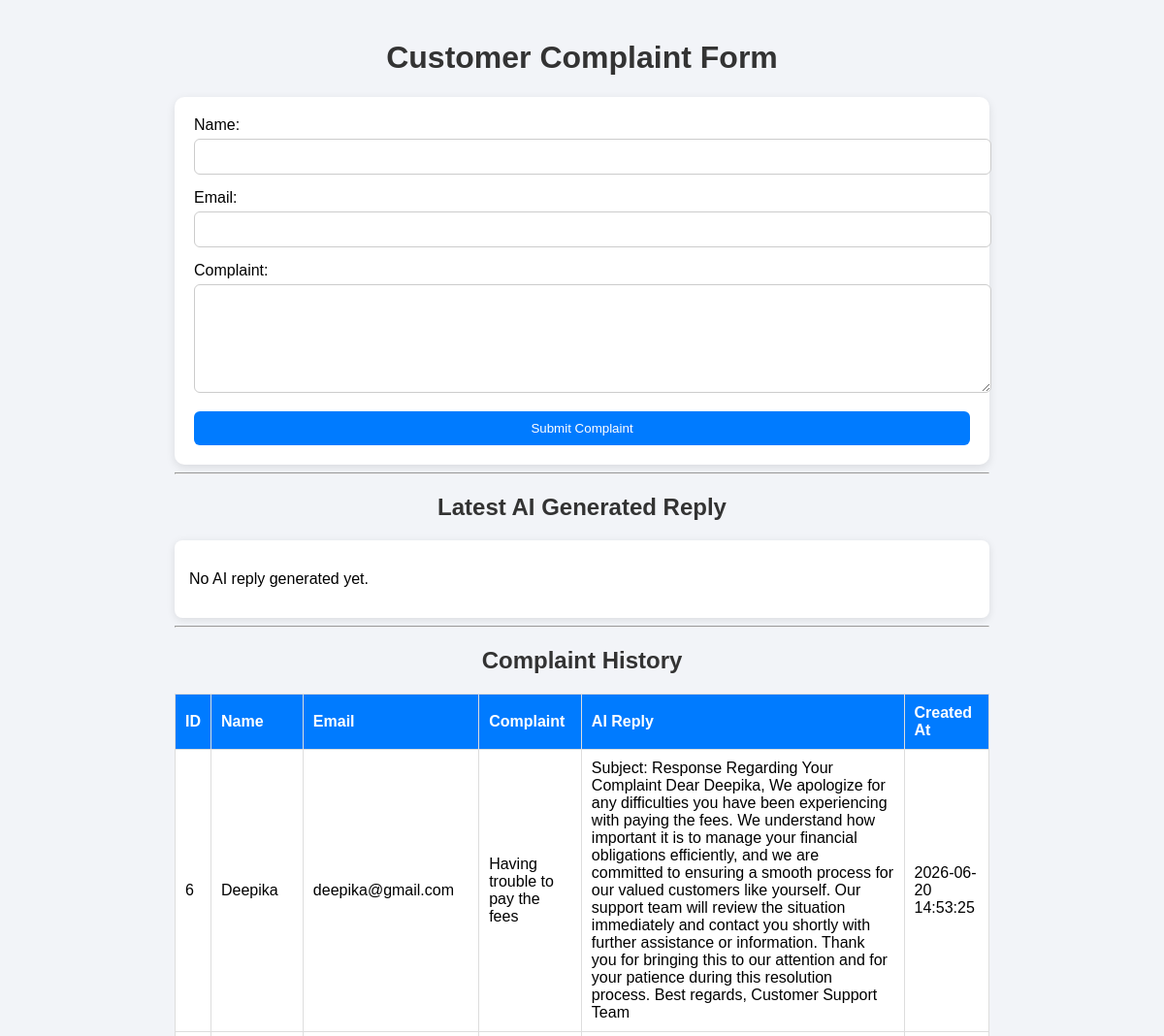
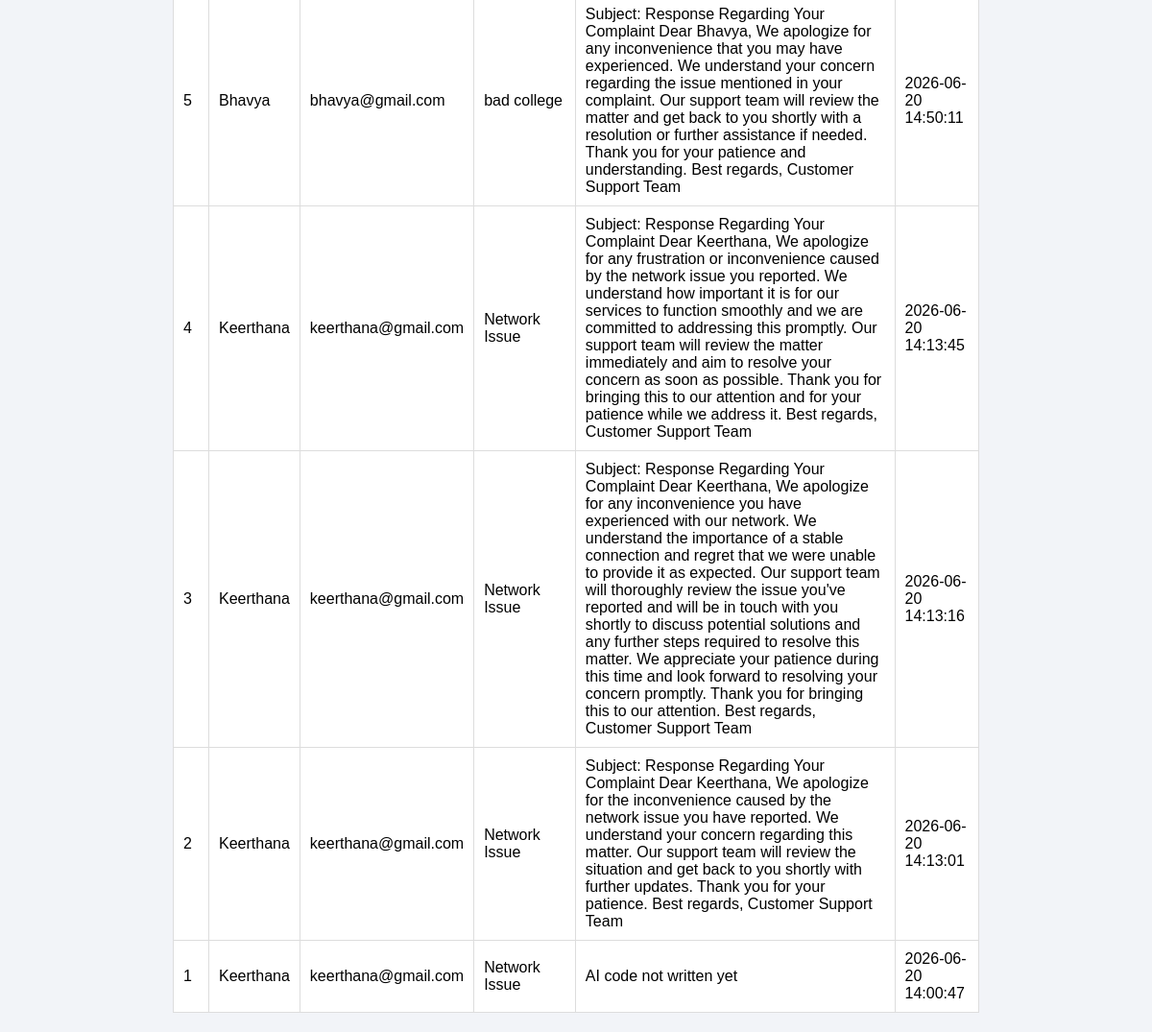
The page / on the database its author committed (2 pictures, top to bottom).
### tables this page shows
CREATE TABLE complaints (
            id INTEGER PRIMARY KEY AUTOINCREMENT,
            name TEXT NOT NULL,
            email TEXT NOT NULL,
            complaint TEXT NOT NULL,
            ai_reply TEXT,
            created_at TEXT NOT NULL
        );

### app.py (the view)
@app.route("/", methods=["GET", "POST"])
def home():
    ai_reply = ""
    if request.method == "POST":
        name = request.form["name"]
        email = request.form["email"]
        complaint = request.form["complaint"]
        ai_reply = generate_ai_reply(name, email, complaint)
        save_complaint(name, email, complaint, ai_reply)
    complaints = get_all_complaints()
    return render_template(
        "index.html",
        ai_reply=ai_reply,
        complaints=complaints
    )

### app.py (called while the page is built)
def get_all_complaints():
    conn = sqlite3.connect("complaints.db")
    cursor = conn.cursor()
    cursor.execute("""
        SELECT id, name, email, complaint, ai_reply, created_at
        FROM complaints
        ORDER BY id DESC
    """)
    complaints = cursor.fetchall()
    conn.close()
    return complaints

### templates/index.html (shortened to what this page needs)
<!DOCTYPE html>
<html>
<head>
    <link rel="stylesheet" href="{{ url_for('static', filename='css/style.css') }}">
</head>
<body>
<div class="container">
    <h1>Customer Complaint Form</h1>
    <form method="POST" class="form-box">
        <label>Name:</label>
        <input type="text" name="name" required>
        <label>Email:</label>
        <input type="email" name="email" required>
        <label>Complaint:</label>
        <textarea name="complaint" rows="6" required></textarea>
        <button type="submit">Submit Complaint</button>
    </form>
    <hr>
    <h2>Latest AI Generated Reply</h2>
    <div class="card">
        {% if ai_reply %}
            <p>{{ ai_reply }}</p>
        {% else %}
            <p>No AI reply generated yet.</p>
        {% endif %}
    </div>
    <hr>
    <h2>Complaint History</h2>
    <div class="table-container">
        <table>
            <tr>
                <th>ID</th>
                <th>Name</th>
                <th>Email</th>
                <th>Complaint</th>
                <th>AI Reply</th>
                <th>Created At</th>
            </tr>
            {% for complaint in complaints %}
            <tr>
                <td>{{ complaint[0] }}</td>
                <td>{{ complaint[1] }}</td>
                <td>{{ complaint[2] }}</td>
                <td>{{ complaint[3] }}</td>
                <td>{{ complaint[4] }}</td>
                <td>{{ complaint[5] }}</td>
            </tr>
            {% endfor %}
        </table>
    </div>
</div>
</body>
</html>

### Static/css/style.css (style rules this page uses)
body { font-family: Arial; background: #f2f4f8; margin: 0; }
.container { width: 70%; margin: auto; padding: 20px; }
h1, h2 { text-align: center; color: #333; }
.form-box { background: white; padding: 20px; border-radius: 10px; box-shadow: 0 3px 10px rgba(0,0,0,0.1); }
input, textarea { width: 100%; padding: 10px; margin-top: 5px; margin-bottom: 15px; border-radius: 6px; border: 1px solid #ccc; }
button { background: #007bff; color: white; padding: 10px; border: none; width: 100%; border-radius: 6px; cursor: pointer; }
.card { background: white; padding: 15px; border-radius: 8px; box-shadow: 0 2px 8px rgba(0,0,0,0.1); }
.table-container { overflow-x: auto; }
table { width: 100%; border-collapse: collapse; background: white; }
th, td { padding: 10px; border: 1px solid #ddd; text-align: left; }
th { background: #007bff; color: white; }

### rows shown on the page
complaints: id "6", name "Deepika", email "deepika@gmail.com", complaint "Having trouble to pay the fees", ai_reply "Subject: Response Regarding Your Complaint Dear Deepika, We apologize for any difficulties you have been experiencing with paying the fees. We understand how important it is to manage your financial obligations efficiently, and we are committed to ensuring a smooth process for our valued customers like yourself. Our support team will review the situation immediately and contact you shortly with further assistance or information. Thank you for bringing this to our attention and for your patience during this resolution process. Best regards, Customer Support Team", created_at "2026-06-20 14:53:25"
complaints: id "5", name "Bhavya", email "bhavya@gmail.com", complaint "bad college", ai_reply "Subject: Response Regarding Your Complaint Dear Bhavya, We apologize for any inconvenience that you may have experienced. We understand your concern regarding the issue mentioned in your complaint. Our support team will review the matter and get back to you shortly with a resolution or further assistance if needed. Thank you for your patience and understanding. Best regards, Customer Support Team", created_at "2026-06-20 14:50:11"
complaints: id "4", name "Keerthana", email "keerthana@gmail.com", complaint "Network Issue", ai_reply "Subject: Response Regarding Your Complaint Dear Keerthana, We apologize for any frustration or inconvenience caused by the network issue you reported. We understand how important it is for our services to function smoothly and we are committed to addressing this promptly. Our support team will review the matter immediately and aim to resolve your concern as soon as possible. Thank you for bringing this to our attention and for your patience while we address it. Best regards, Customer Support Team", created_at "2026-06-20 14:13:45"
complaints: id "3", name "Keerthana", email "keerthana@gmail.com", complaint "Network Issue", ai_reply "Subject: Response Regarding Your Complaint Dear Keerthana, We apologize for any inconvenience you have experienced with our network. We understand the importance of a stable connection and regret that we were unable to provide it as expected. Our support team will thoroughly review the issue you've reported and will be in touch with you shortly to discuss potential solutions and any further steps required to resolve this matter. We appreciate your patience during this time and look forward to resolving your concern promptly. Thank you for bringing this to our attention. Best regards, Customer Support Team", created_at "2026-06-20 14:13:16"
complaints: id "2", name "Keerthana", email "keerthana@gmail.com", complaint "Network Issue", ai_reply "Subject: Response Regarding Your Complaint Dear Keerthana, We apologize for the inconvenience caused by the network issue you have reported. We understand your concern regarding this matter. Our support team will review the situation and get back to you shortly with further updates. Thank you for your patience. Best regards, Customer Support Team", created_at "2026-06-20 14:13:01"
complaints: id "1", name "Keerthana", email "keerthana@gmail.com", complaint "Network Issue", ai_reply "AI code not written yet", created_at "2026-06-20 14:00:47"
